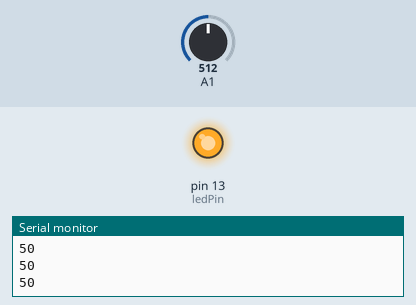
A sketch run on a simulated Arduino Uno, built with avr-gcc and run on an emulated ATmega328P. On the bench: output pins drawn as LEDs (lit = HIGH), the last lines printed to the serial monitor. Dashed ring = blinking. The test bench sets the inputs (shaded band); at power-on: A1 = 512.

Above: at 1.3 s.
1.4 s: A1 set to 671
2.9 s: A1 set to 697
At 5.8 s:
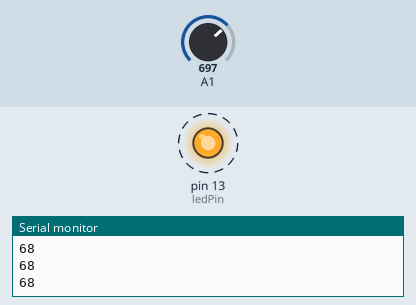
5.9 s: A1 set to 511
At 6.7 s:
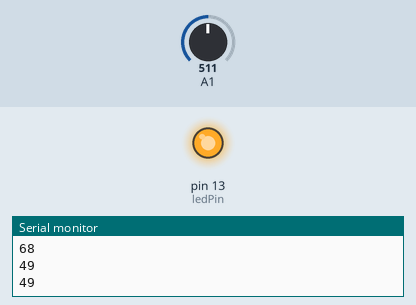
7.4 s: A1 set to 349
8.9 s: A1 set to 327
At 10.1 s:
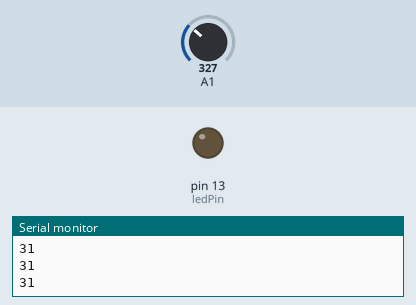
Timing chart, 0 to 11.5 s (numbered marks = the images above; inputs shaded):
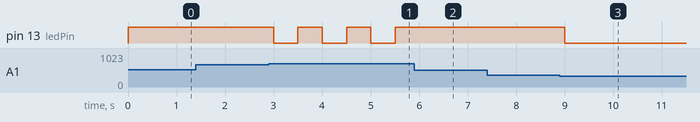

The sketch:

main.ino
```cpp
// C++ code
//

#define maxAnalogInput 1024
#define ledPin 13

bool ledStatus = false;

void desligaLed() { digitalWrite(ledPin, LOW); }

void ligaLed() { digitalWrite(ledPin, HIGH); }

void piscaLed() {
  if (!ledStatus) {
    desligaLed();
  } else {
    ligaLed();
  }
  ledStatus = !ledStatus;
}

void setup() {
  pinMode(A1, INPUT);
  pinMode(ledPin, OUTPUT);
  Serial.begin(9600);
}

void loop() {
  int leitura = analogRead(A1);
  int mapLeitura = map(leitura, 0, maxAnalogInput, 0, 100);
  Serial.println(mapLeitura);
  if (mapLeitura < 33)
    desligaLed();
  else if (mapLeitura > 66)
    piscaLed();
  else
    ligaLed();
  delay(500);
}
```

Measured:
- the behaviour switches between 686 and 687 on A1 (found by bisection; images 0 and 1)
- the behaviour switches between 338 and 337 on A1 (found by bisection; images 2 and 3)
- after the input at 2.9 s, pin 13 (ledPin): alternates HIGH for 0.50 s and LOW for 0.50 s, starting after 0.10 s
- after the input at 5.9 s, pin 13 (ledPin): stays HIGH (without the input it goes to LOW after 0.10 s)
- after the input at 8.9 s, pin 13 (ledPin): HIGH → LOW after 0.11 s
